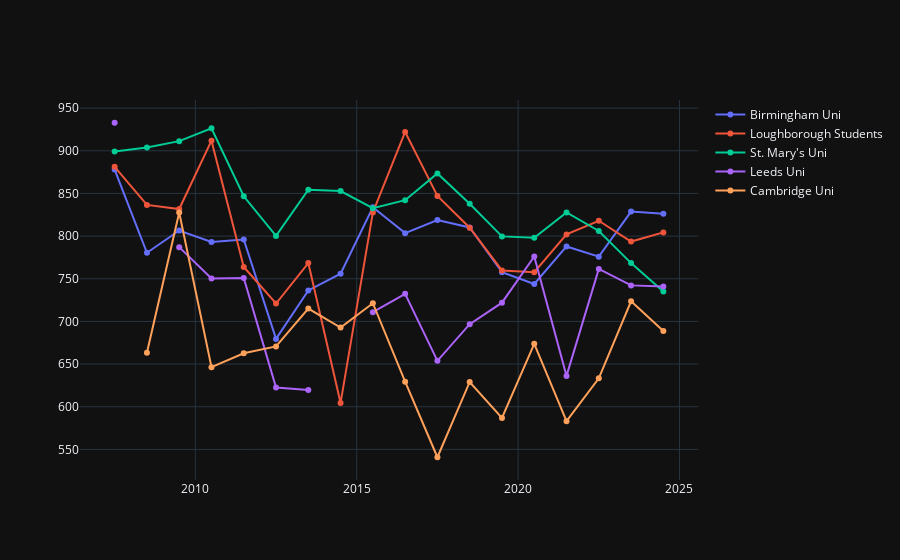

Notebook cell for this chart:
### Code cell
import numpy as np
import plotly.graph_objects as go

# Define clubs and their average performance lists
clubs = {
    "Birmingham Uni": {'data': {}, 'avg': []},
    "Loughborough Students": {'data': {}, 'avg': []},
    "St. Mary's Uni": {'data': {}, 'avg': []},
    "Leeds Uni": {'data': {}, 'avg': []},
    "Cambridge Uni": {'data': {}, 'avg': []}
}

x_input = np.arange(2007, 2025)
fig = go.Figure()

# Iterate through each year and calculate performance for each club
for year in x_input:
    for club_name, club_dict in clubs.items():
        club_data = clubPerformance(clubFilter(listOfAthletes, club_name), club_name, 'dec_date', year)
        club_dict['data'][year] = club_data
        
        if club_data is not None:
            club_dict['avg'].append(np.average(club_data))
        else:
            club_dict['avg'].append(np.nan)  # Append NaN for missing data

# Add traces for each club to the plot
for club_name, club_dict in clubs.items():
    fig.add_trace(go.Scatter(x=x_input + 0.5, y=club_dict['avg'], name=club_name))

# Show the figure
fig.show()

### Figure 1 — Plotly figure (JSON) as saved in the notebook; plotly's stock layout.template omitted (floating-point values rounded to 4 significant figures)
{"data": [{"name": "Birmingham Uni", "type": "scatter", "x": [2008.0, 2008.0, 2010.0, 2010.0, 2012.0, 2012.0, 2014.0, 2014.0, 2016.0, 2016.0, 2018.0, 2018.0, 2020.0, 2020.0, 2022.0, 2022.0, 2024.0, 2024.0], "y": [877.9, 780.4, 806.5, 793.0, 796.0, 679.5, 736.3, 755.8, 833.8, 803.4, 818.8, 810.1, 757.6, 743.9, 787.8, 775.9, 828.7, 826.1]}, {"name": "Loughborough Students", "type": "scatter", "x": [2008.0, 2008.0, 2010.0, 2010.0, 2012.0, 2012.0, 2014.0, 2014.0, 2016.0, 2016.0, 2018.0, 2018.0, 2020.0, 2020.0, 2022.0, 2022.0, 2024.0, 2024.0], "y": [881.2, 836.5, 831.7, 911.8, 763.9, 721.0, 768.4, 604.5, 827.7, 922.0, 847.0, 809.8, 759.7, 757.7, 802.0, 817.9, 793.6, 804.3]}, {"name": "St. Mary's Uni", "type": "scatter", "x": [2008.0, 2008.0, 2010.0, 2010.0, 2012.0, 2012.0, 2014.0, 2014.0, 2016.0, 2016.0, 2018.0, 2018.0, 2020.0, 2020.0, 2022.0, 2022.0, 2024.0, 2024.0], "y": [899.3, 903.9, 911.3, 926.3, 846.6, 800.2, 854.4, 852.7, 832.7, 842.1, 873.4, 837.9, 799.6, 798.0, 827.7, 806.0, 768.3, 735.0]}, {"name": "Leeds Uni", "type": "scatter", "x": [2008.0, 2008.0, 2010.0, 2010.0, 2012.0, 2012.0, 2014.0, 2014.0, 2016.0, 2016.0, 2018.0, 2018.0, 2020.0, 2020.0, 2022.0, 2022.0, 2024.0, 2024.0], "y": [932.8, null, 787.0, 750.2, 750.8, 622.5, 619.7, null, 710.8, 732.3, 653.8, 696.8, 722.0, 776.1, 636.1, 761.5, 742.2, 740.9]}, {"name": "Cambridge Uni", "type": "scatter", "x": [2008.0, 2008.0, 2010.0, 2010.0, 2012.0, 2012.0, 2014.0, 2014.0, 2016.0, 2016.0, 2018.0, 2018.0, 2020.0, 2020.0, 2022.0, 2022.0, 2024.0, 2024.0], "y": [null, 663.4, 827.6, 646.4, 662.7, 670.7, 715.0, 692.8, 721.3, 629.4, 540.8, 629.0, 586.9, 673.8, 583.1, 633.4, 723.6, 688.9]}], "layout": {}}
